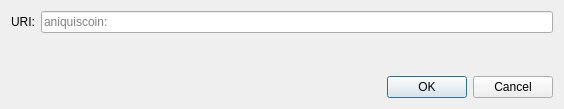
<?xml version="1.0" encoding="UTF-8"?>
<ui version="4.0">
 <class>OpenURIDialog</class>
 <widget class="QDialog" name="OpenURIDialog">
  <property name="geometry">
   <rect>
    <x>0</x>
    <y>0</y>
    <width>564</width>
    <height>109</height>
   </rect>
  </property>
  <property name="windowTitle">
   <string>Open aniquiscoin URI</string>
  </property>
  <layout class="QVBoxLayout" name="verticalLayout">
   <item>
    <layout class="QHBoxLayout" name="horizontalLayout">
     <item>
      <widget class="QLabel" name="label">
       <property name="text">
        <string>URI:</string>
       </property>
      </widget>
     </item>
     <item>
      <widget class="QValidatedLineEdit" name="uriEdit">
       <property name="placeholderText">
        <string notr="true">aniquiscoin:</string>
       </property>
      </widget>
     </item>
    </layout>
   </item>
   <item>
    <spacer name="verticalSpacer">
     <property name="orientation">
      <enum>Qt::Vertical</enum>
     </property>
     <property name="sizeHint" stdset="0">
      <size>
       <width>20</width>
       <height>40</height>
      </size>
     </property>
    </spacer>
   </item>
   <item>
    <widget class="QDialogButtonBox" name="buttonBox">
     <property name="orientation">
      <enum>Qt::Horizontal</enum>
     </property>
     <property name="standardButtons">
      <set>QDialogButtonBox::Cancel|QDialogButtonBox::Ok</set>
     </property>
    </widget>
   </item>
  </layout>
 </widget>
 <customwidgets>
  <customwidget>
   <class>QValidatedLineEdit</class>
   <extends>QLineEdit</extends>
   <header>qt/qvalidatedlineedit.h</header>
  </customwidget>
 </customwidgets>
 <resources/>
 <connections>
  <connection>
   <sender>buttonBox</sender>
   <signal>accepted()</signal>
   <receiver>OpenURIDialog</receiver>
   <slot>accept()</slot>
   <hints>
    <hint type="sourcelabel">
     <x>248</x>
     <y>254</y>
    </hint>
    <hint type="destinationlabel">
     <x>157</x>
     <y>274</y>
    </hint>
   </hints>
  </connection>
  <connection>
   <sender>buttonBox</sender>
   <signal>rejected()</signal>
   <receiver>OpenURIDialog</receiver>
   <slot>reject()</slot>
   <hints>
    <hint type="sourcelabel">
     <x>316</x>
     <y>260</y>
    </hint>
    <hint type="destinationlabel">
     <x>286</x>
     <y>274</y>
    </hint>
   </hints>
  </connection>
 </connections>
</ui>
